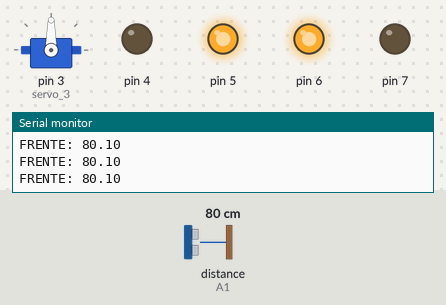
This sketch was run on a simulated Arduino Uno, built with avr-gcc and run on an emulated ATmega328P. Parts: servo, output pins drawn as LEDs (lit = HIGH), the last lines printed to the serial monitor. Wiring (inferred from the names in the program): ultrasonic range finder: trigger A0; echo A1. The test bench sets the inputs (shaded band); at power-on: distance to the obstacle (sensor on A1) 80 cm. The echo pulse lasts 58.3 µs per cm; pins used as bus, display or sensor lines are not drawn.

Above: at 1.8 s.
1.9 s: distance to the obstacle (sensor on A1) set to 34 cm
3.4 s: distance to the obstacle (sensor on A1) set to 28 cm
At 6.2 s:
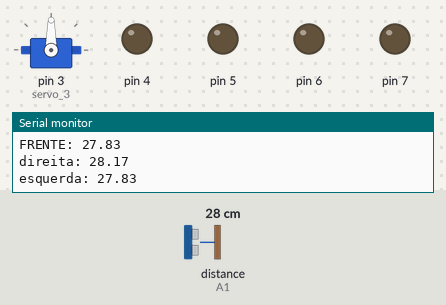
6.4 s: distance to the obstacle (sensor on A1) set to 4 cm
At 8.3 s:
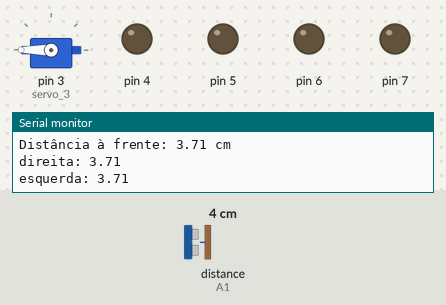
8.6 s: distance to the obstacle (sensor on A1) set to 2 cm
At 11.22 s:
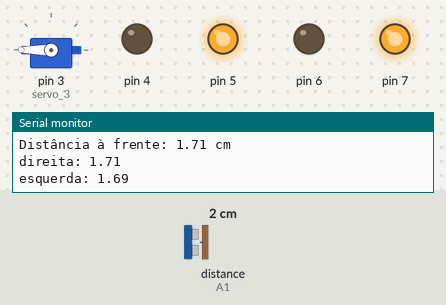
Timing chart, 0 to 12.6 s (numbered marks = the images above; inputs shaded):
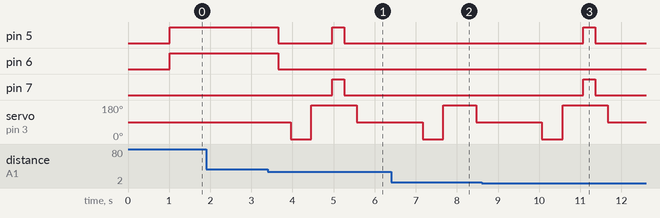

The sketch:

ultrassonic-sensor.ino
```cpp
#include <Servo.h>

const int triggerPin = A0;
const int echoPin = A1;

Servo servo_3;

float frente = 0;
float esquerda = 0;
float direita = 0;

void setup() {
  Serial.begin(9600);
  pinMode(triggerPin, OUTPUT);
  pinMode(echoPin, INPUT);
  servo_3.attach(3, 500, 2500);

  // Motor pins
  pinMode(7, OUTPUT);
  pinMode(6, OUTPUT);
  pinMode(5, OUTPUT);
  pinMode(4, OUTPUT);
}

long readUltrasonicDistance(int triggerPin, int echoPin) {
  digitalWrite(triggerPin, LOW);
  delayMicroseconds(2);
  digitalWrite(triggerPin, HIGH);
  delayMicroseconds(10);
  digitalWrite(triggerPin, LOW);

  // timeout 30000 us (30 ms) para evitar travar pulseIn
  long duration = pulseIn(echoPin, HIGH, 30000);
  if (duration == 0) {
    // timeout ocorreu, nada detectado
    return -1;
  }
  return duration;
}

float readDistanceCM(int triggerPin, int echoPin) {
  long duration = readUltrasonicDistance(triggerPin, echoPin);
  if (duration == -1) return -1; // nada detectado
  return duration / 58.0; // converte para cm
}

void loop() {
  delay(500);

  // Centraliza o servo
  servo_3.write(90);
  delay(300);

  frente = readDistanceCM(triggerPin, echoPin);
  if (frente == -1) {
    Serial.println("Sem leitura válida");
  } else {
    Serial.print("Distância à frente: ");
    Serial.print(frente);
    Serial.println(" cm");
  }
  delay(200);

  // Anda enquanto não tem obstáculo à frente
  while (frente > 30 || frente == -1) {  // permite andar se sem leitura
    frente = readDistanceCM(triggerPin, echoPin);
    Serial.print("FRENTE: ");
    if (frente == -1)
      Serial.println("Sem leitura");
    else
      Serial.println(frente);

    // Movimento para frente
    digitalWrite(7, LOW);  // Motor A - trás
    digitalWrite(6, HIGH); // Motor A - frente
    digitalWrite(5, HIGH);  // Motor B - trás
    digitalWrite(4, LOW); // Motor B - frente

    delay(200);
  }

  // Parar o carrinho
  digitalWrite(7, LOW);
  digitalWrite(6, LOW);
  digitalWrite(5, LOW);
  digitalWrite(4, LOW);
  delay(300);

  // Escaneia para os lados
  servo_3.write(0);  // Olha para esquerda
  delay(500);
  direita = readDistanceCM(triggerPin, echoPin);
  Serial.print("direita: ");
  if (direita == -1) Serial.println("Sem leitura");
  else Serial.println(direita);

  servo_3.write(180);  // Olha para direita
  delay(500);
  esquerda = readDistanceCM(triggerPin, echoPin);
  Serial.print("esquerda: ");
  if (esquerda == -1) Serial.println("Sem leitura");
  else Serial.println(esquerda);

  // Decide para onde virar
  if (esquerda > direita) {
    // Virar à esquerda
    digitalWrite(7, LOW);
    digitalWrite(6, HIGH);  // Esquerdo frente
    digitalWrite(5, LOW);
    digitalWrite(4, HIGH);   // Direito trás
    delay(300);
  }
  if (esquerda < direita) {
    // Virar à direita
    digitalWrite(7,HIGH);
    digitalWrite(6, LOW);   // Esquerdo frente
    digitalWrite(5, HIGH);
    digitalWrite(4, LOW);  // Direito frente
    delay(300);
  }

  // Parar e voltar a frente
  digitalWrite(7, LOW);
  digitalWrite(6, LOW);
  digitalWrite(5, LOW);
  digitalWrite(4, LOW);
  delay(300);

  servo_3.write(90);  // Volta o servo para frente
  delay(300);
}
```

Measured:
- the behaviour switches between 31 and 30 cm on distance to the obstacle (sensor on A1) (found by bisection; images 0 and 1)
- after the input at 3.4 s, pin 5: HIGH → LOW after 0.26 s, → HIGH 1.3 s later, → LOW 0.30 s later; pin 6: HIGH → LOW after 0.26 s; pin 7: LOW → HIGH after 1.6 s, → LOW 0.30 s later; servo on pin 3 (servo_3): 90° → 0° after 0.56 s, → 180° 0.50 s later, → 90° 1.1 s later
- after the input at 6.4 s, pin 5, pin 7: stays LOW (without the input it goes to HIGH after 1.8 s)
- after the input at 8.6 s, pin 5, pin 7: LOW → HIGH after 2.5 s, → LOW 0.30 s later
